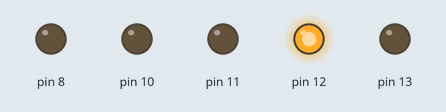
This sketch was run on a simulated Arduino Uno, built with avr-gcc and run on an emulated ATmega328P. Shown: output pins drawn as LEDs (lit = HIGH).

Above: at 0.9 s.
At 1.9 s:
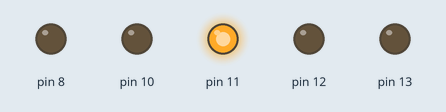
At 2.27 s:
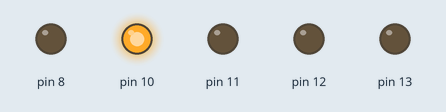
At 2.6 s:
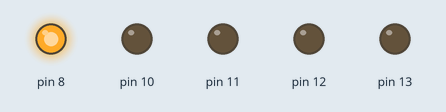
At 2.85 s:
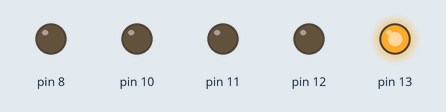
Timing chart, 0 to 5.7 s (numbered marks = the images above):
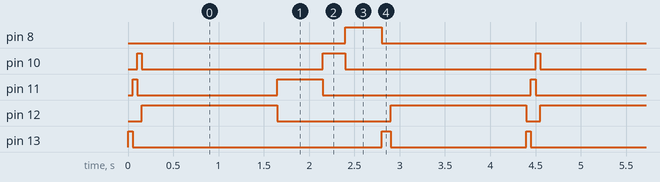

The sketch:

third.ino
```cpp
void setup() {
  // initialize digital pin 13 as an output.
  pinMode(13, OUTPUT);
    pinMode(10, OUTPUT);
    pinMode(11, OUTPUT);
    pinMode(8, OUTPUT);
    pinMode(12, OUTPUT);

//12 IS THE BRIGHT FLASHY LIGHT!
//2:06 Montauk – Bayside
}

// the loop function runs over and over again forever
void loop() {
    digitalWrite(13, HIGH);
    delay(50);
    digitalWrite(13,LOW);

    digitalWrite(11, HIGH);
    delay(50);
    digitalWrite(11, LOW);

    digitalWrite(10, HIGH);
    delay(50);
    digitalWrite(10, LOW);

    digitalWrite(12, HIGH);
    delay(1500);
    digitalWrite(12, LOW);

    digitalWrite(11, HIGH);
    delay(500);
    digitalWrite(11, LOW);

    digitalWrite(10, HIGH);
    delay(250);
    digitalWrite(10, LOW);

    digitalWrite(8, HIGH);
    delay(400);
    digitalWrite(8, LOW);

    digitalWrite(13, HIGH);
    delay(100);
    digitalWrite(13, LOW);


    digitalWrite(12, HIGH);
    delay(1500);
    digitalWrite(12, LOW);
}
```

Measured:
- by itself, pin 8: alternates HIGH for 0.40 s and LOW for 4.0 s
- by itself, pin 10: repeats every 4.4 s: LOW 2.0 s, HIGH 0.25 s, LOW 2.1 s, HIGH 0.05 s
- by itself, pin 11: repeats every 4.4 s: LOW 1.6 s, HIGH 0.50 s, LOW 2.3 s, HIGH 0.05 s
- by itself, pin 12: repeats every 4.4 s: LOW 1.3 s, HIGH 1.5 s, LOW 0.15 s, HIGH 1.5 s
- by itself, pin 13: repeats every 4.4 s: LOW 2.8 s, HIGH 0.10 s, LOW 1.5 s, HIGH 0.05 s
